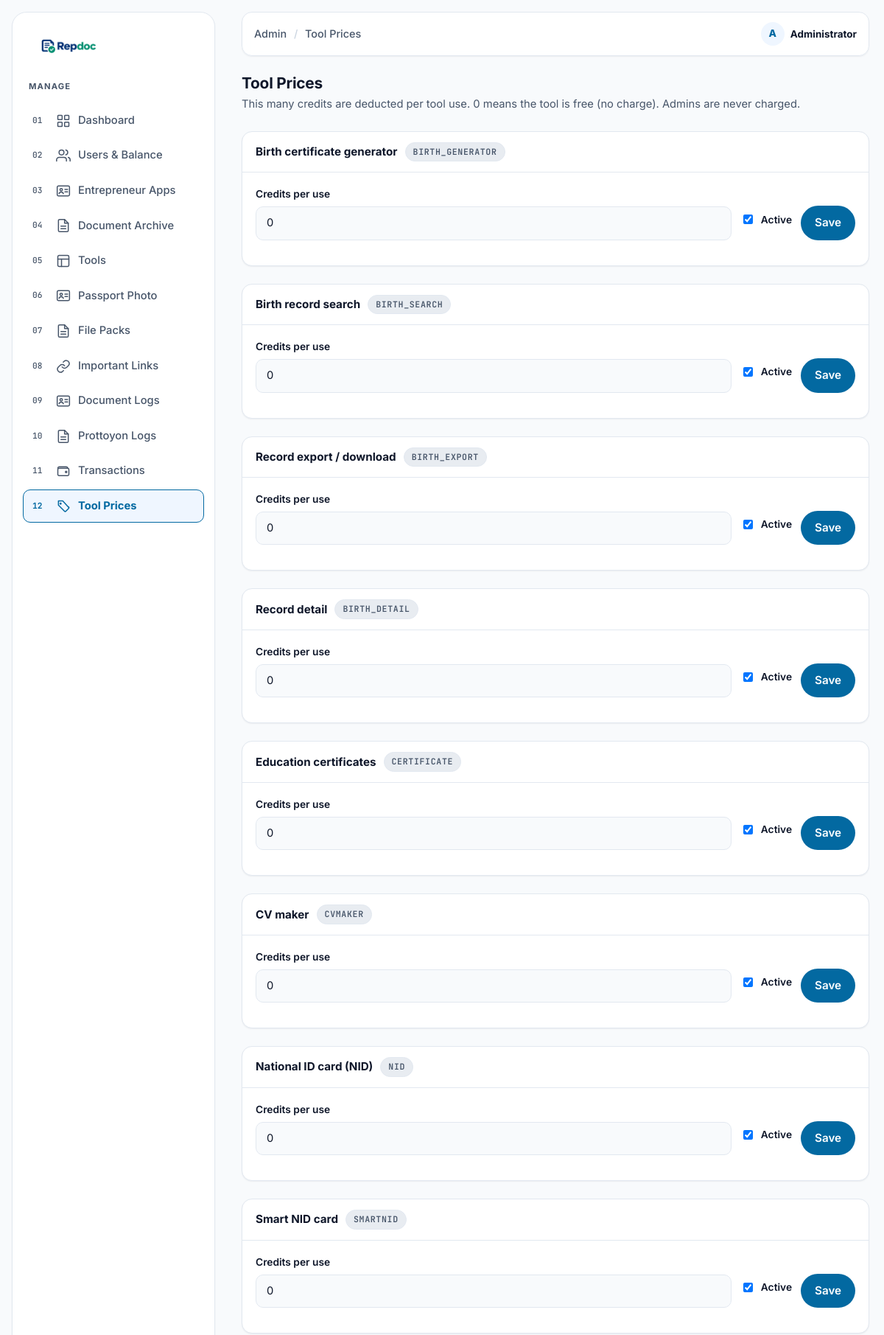
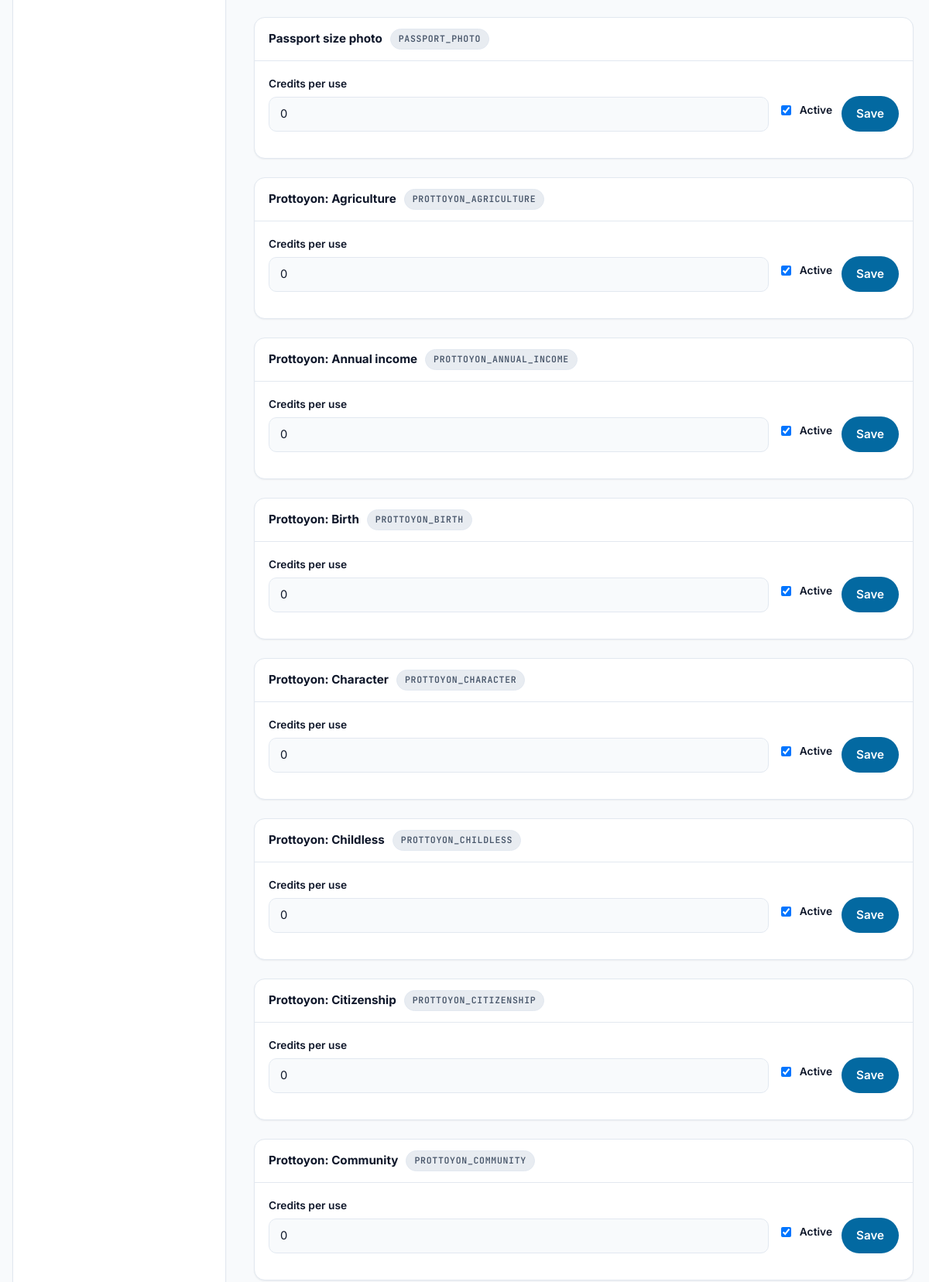
/admin/pricing.php (signed in, upper part), run on the app's committed database (2 pictures, top to bottom).
### tables this page shows
CREATE TABLE tools (
        tool_key TEXT PRIMARY KEY,
        name TEXT NOT NULL,
        price INT NOT NULL DEFAULT 0,
        active INT NOT NULL DEFAULT 1,
        updated_at DATETIME NULL
    );

### src/bootstrap.php (called while the page is built, shortened)
<?php
if (!function_exists('e')) {
    function e($v): string
    {
        return htmlspecialchars((string) $v, ENT_QUOTES | ENT_SUBSTITUTE, 'UTF-8', false);
    }
}
function repdoc_uses_mysql(): bool
{
    if (is_file(CENTRAL_DB_PATH)) return false;
    return true;
}
function repdoc_pdo_options(): array
{
    return [
        PDO::ATTR_ERRMODE            => PDO::ERRMODE_EXCEPTION,
        PDO::ATTR_DEFAULT_FETCH_MODE => PDO::FETCH_ASSOC,
        PDO::ATTR_EMULATE_PREPARES   => false,
    ];
}
function repdoc_sqlite_pdo(string $path, bool $create = false): ?PDO
{
    try {
        $pdo = new PDO('sqlite:' . $path, null, null, repdoc_pdo_options());
        foreach (['PRAGMA journal_mode=DELETE', 'PRAGMA synchronous=NORMAL', 'PRAGMA busy_timeout=5000'] as $pragma) {
            try { $pdo->exec($pragma); } catch (Throwable $e) {}
        }
        return $pdo;
    } catch (Throwable $e) {
        try {
            return new PDO('sqlite:' . $path . '?mode=ro', null, null, repdoc_pdo_options());
        } catch (Throwable $e2) {
            return null;
        }
    }
}
function repdoc_db(): ?PDO
{
    static $pdo = null;
    static $resolved = false;
    if ($resolved) return $pdo;
    $pdo = repdoc_uses_mysql() ? repdoc_mysql_pdo() : repdoc_sqlite_pdo(CENTRAL_DB_PATH, true);
    return $pdo;
}
function tool_prices(): array
{
    $out = [];
    foreach (repdoc_default_tools() as $key => $name) {
        $out[$key] = ['tool_key' => $key, 'name' => $name, 'price' => 0, 'active' => 1];
    }
    $db = repdoc_db();
    if ($db) {
        try {
            foreach ($db->query('SELECT * FROM tools') as $row) {
                $out[$row['tool_key']] = [
                    'tool_key' => (string) $row['tool_key'],
                    'name'     => (string) $row['name'],
                    'price'    => (int) $row['price'],
                    'active'   => (int) $row['active'],
                ];
            }
        } catch (Throwable $e) {}
    }
    return $out;
}

### admin/pricing.php (the view, shortened to what this page needs)
<?php
require_once __DIR__ . '/includes/layout.php';
$db   = repdoc_db();
$tools = tool_prices();
?>
<div class="admin-page-head">
    <h1 class="admin-title">Tool Prices</h1>
    <p class="admin-sub">
        This many credits are deducted per tool use. 0 means the tool is free (no charge). Admins are never charged.
    </p>
</div>
<?php if (!$db): ?>
    <div class="alert alert-error" role="alert">Could not connect to the database, so prices cannot be saved.</div>
<?php else: ?>
<?php foreach ($tools as $key => $tool): ?>
    <form class="panel" method="post" action="pricing.php">
        <div class="panel-head">
            <?= e($tool['name']) ?>
            <span class="count"><?= e($key) ?></span>
        </div>
        <div class="panel-body">
            <div class="field-row">
                <div class="field">
                    <label for="price-<?= e($key) ?>">Credits per use</label>
                    <input type="number" id="price-<?= e($key) ?>" name="price" min="0" step="1"
                           value="<?= (int) $tool['price'] ?>">
                </div>
                <div class="field" style="flex:0 0 auto;align-self:flex-end">
                    <label style="display:flex;align-items:center;gap:8px;min-height:44px">
                        <input type="checkbox" name="active" value="1" style="width:auto;min-height:0"
                               <?= ((int) $tool['active']) === 1 ? 'checked' : '' ?>>
                        Active
                    </label>
                </div>
                <div class="field" style="flex:0 0 auto;align-self:flex-end">
                    <button type="submit" class="btn btn-primary">Save</button>
                </div>
            </div>
        </div>
    </form>
<?php endforeach; ?>
<?php endif; ?>

### src/assets/css/tokens.css (style rules this page uses)
:root { --bg-base: #F8FAFC; --bg-surface: #FFFFFF; --bg-muted: #E8ECF1; --bg-elevated: #FFFFFF; --text-primary: #0F172A; --text-muted: #475569; --primary: #0369A1; --primary-hover: #075985; --primary-light: #EFF6FF; --border-color: #E2E8F0; --border-strong:#CBD5E1; --border-focus: #0369A1; --success: #047857; --success-bg: #ECFDF5; --warning: #B45309; --warning-bg: #FFFBEB; --danger: #B91C1C; --danger-bg: #FFF1F2; --shadow-sm: 0 1px 2px rgba(15, 23, 42, .06); --shadow-md: 0 10px 24px rgba(15, 23, 42, .10); --shadow-lg: 0 18px 40px rgba(15, 23, 42, .14); --font-sans: 'Inter', 'Noto Sans Bengali', system-ui, -apple-system, sans-serif; --font-heading: 'Inter', 'Noto Sans Bengali', system-ui, sans-serif; --font-mono: 'JetBrains Mono', ui-monospace, monospace; --radius-sm: 10px; --radius-md: 14px; --radius-lg: 20px; --radius-full: 999px; --space-2: 8px; --space-3: 12px; --space-4: 16px; --space-5: 24px; --space-6: 32px; --space-7: 48px; --space-8: 64px; --container: 1200px; --gutter: 20px; --header-h: 68px; --transition-fast: .15s ease; --transition-normal: .25s ease; }
*, *::before, *::after { box-sizing: border-box; }
html { scroll-behavior: smooth; scroll-padding-top: calc(var(--header-h) + 16px); }
body { margin: 0; font-family: var(--font-sans); font-size: 16px; line-height: 1.6; color: var(--text-primary); background: var(--bg-base); -webkit-font-smoothing: antialiased; text-rendering: optimizeLegibility; }
h1, h2, h3 { margin: 0; font-family: var(--font-heading); line-height: 1.25; letter-spacing: -.01em; }
p { margin: 0; }
button { font: inherit; color: inherit; }
.btn { display: inline-flex; align-items: center; justify-content: center; gap: 8px; min-height: 44px; padding: 10px 18px; border-radius: var(--radius-full); border: 1.5px solid transparent; font-weight: 600; font-size: .95rem; cursor: pointer; transition: background var(--transition-fast), color var(--transition-fast), border-color var(--transition-fast), transform var(--transition-fast); }
.btn-primary { background: var(--primary); color: #fff; }

### src/assets/css/app.css (style rules this page uses)
.field input, .field select, .field textarea { border-radius: 6px; }
.field { margin-bottom: var(--space-4); }
.field label { display: block; margin-bottom: 6px; font-size: .86rem; font-weight: 600; }
.field input, .field select, .field textarea { width: 100%; min-height: 44px; padding: 10px 14px; font: inherit; font-size: .92rem; color: var(--text-primary); background: var(--bg-base); border: 1.5px solid var(--border-color); border-radius: var(--radius-sm); transition: border-color var(--transition-fast), box-shadow var(--transition-fast); }
.field-row { display: flex; gap: var(--space-3); flex-wrap: wrap; }
.field-row > * { flex: 1 1 160px; }
.admin-body { min-height: 100vh; background: var(--bg-base); }
.admin-title { font-size: 1.3rem; font-weight: 700; letter-spacing: -.01em; }
.admin-sub { color: var(--text-muted); font-size: .92rem; margin-top: 4px; }
.admin-page-head { margin-bottom: var(--space-5); }
.panel { background: var(--bg-surface); border: 1px solid var(--border-color); border-radius: var(--radius-md); margin-bottom: var(--space-5); overflow: hidden; box-shadow: var(--shadow-sm); }
.panel-head { display: flex; align-items: center; gap: 10px; padding: 14px 18px; border-bottom: 1px solid var(--border-color); font-weight: 700; font-size: .95rem; }
.panel-head .count { margin-inline-start: 0; font-family: var(--font-mono); font-weight: 600; font-size: .72rem; letter-spacing: .06em; text-transform: uppercase; color: var(--text-muted); background: var(--bg-muted); border: 1px solid var(--border-color); border-radius: var(--radius-full); padding: 3px 10px; font-variant-numeric: tabular-nums; }
.panel-body { padding: 18px; }

### data on the page
tools: name "Birth certificate generator", key "BIRTH_GENERATOR", price "0", active "☑"
tools: name "Birth record search", key "BIRTH_SEARCH", price "0", active "☑"
tools: name "Record export / download", key "BIRTH_EXPORT", price "0", active "☑"
tools: name "Record detail", key "BIRTH_DETAIL", price "0", active "☑"
tools: name "Education certificates", key "CERTIFICATE", price "0", active "☑"
tools: name "CV maker", key "CVMAKER", price "0", active "☑"
tools: name "National ID card (NID)", key "NID", price "0", active "☑"

### other printed values
$item['label'] "Dashboard"
$item['label'] "Users & Balance"
$item['label'] "Entrepreneur Apps"
$item['label'] "Document Archive"
$item['label'] "Tools"
$item['label'] "Passport Photo"
$item['label'] "File Packs"
$item['label'] "Important Links"
$item['label'] "Document Logs"
$item['label'] "Prottoyon Logs"
$item['label'] "Transactions"
$item['label'] "Tool Prices"
$title "Tool Prices"
$initial !== '' ? $initial : 'A' "A"
$me['fullname'] !== '' ? $me['fullname'] : $me['email'] "Administrator"
